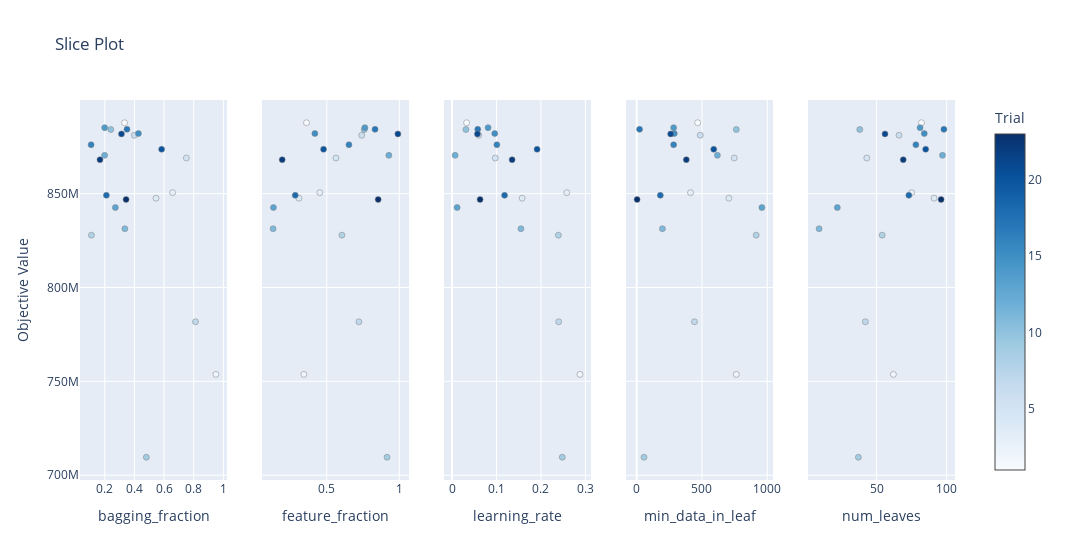

The cell this chart's notebook holds for it:
### Markdown cell above
```python
        num_leaves = trial.suggest_int('num_leaves', 8, 150)
        learning_rate = trial.suggest_float('learning_rate', 0.001, 0.2) 
        min_data_in_leaf = trial.suggest_int('min_data_in_leaf', 600, 2000)
        feature_fraction = trial.suggest_float('feature_fraction', 0.5, 1.0)
        bagging_fraction = trial.suggest_float('bagging_fraction', 0.01, 0.5)

```

### Code cell
plot_slice(study)

### Figure 1 — Plotly figure (JSON) as saved in the notebook; plotly's stock layout.template omitted (floating-point values rounded to 4 significant figures)
{"data": [{"marker": {"color": [1, 2, 3, 4, 5, 6, 7, 8, 9, 10, 11, 12, 13, 14, 15, 16, 17, 18, 20, 21, 22, 23], "colorbar": {"title": {"text": "Trial"}, "x": 1, "xpad": 40}, "colorscale": [[0, "rgb(247,251,255)"], [0.125, "rgb(222,235,247)"], [0.25, "rgb(198,219,239)"], [0.375, "rgb(158,202,225)"], [0.5, "rgb(107,174,214)"], [0.625, "rgb(66,146,198)"], [0.75, "rgb(33,113,181)"], [0.875, "rgb(8,81,156)"], [1, "rgb(8,48,107)"]], "line": {"color": "Grey", "width": 0.5}, "showscale": true}, "mode": "markers", "name": "Feasible Trial", "showlegend": false, "type": "scatter", "x": [0.3331, 0.9494, 0.6573, 0.5455, 0.7502, 0.3992, 0.8118, 0.11, 0.48, 0.2407, 0.3354, 0.1988, 0.2713, 0.1993, 0.4271, 0.1078, 0.3497, 0.211, 0.5834, 0.3126, 0.1677, 0.3438], "xaxis": "x", "y": [887780000, 753720000, 850520000, 847580000, 869000000, 881120000, 781740000, 827880000, 709560000, 884180000, 831300000, 870400000, 842600000, 885160000, 882020000, 876060000, 884260000, 849100000, 873620000, 881840000, 868100000, 846880000], "yaxis": "y"}, {"marker": {"color": [1, 2, 3, 4, 5, 6, 7, 8, 9, 10, 11, 12, 13, 14, 15, 16, 17, 18, 20, 21, 22, 23], "colorbar": {"title": {"text": "Trial"}, "x": 1, "xpad": 40}, "colorscale": [[0, "rgb(247,251,255)"], [0.125, "rgb(222,235,247)"], [0.25, "rgb(198,219,239)"], [0.375, "rgb(158,202,225)"], [0.5, "rgb(107,174,214)"], [0.625, "rgb(66,146,198)"], [0.75, "rgb(33,113,181)"], [0.875, "rgb(8,81,156)"], [1, "rgb(8,48,107)"]], "line": {"color": "Grey", "width": 0.5}, "showscale": false}, "mode": "markers", "name": "Feasible Trial", "showlegend": false, "type": "scatter", "x": [0.3599, 0.342, 0.4519, 0.3079, 0.5628, 0.7404, 0.7214, 0.6043, 0.9155, 0.7582, 0.1297, 0.9279, 0.132, 0.7625, 0.4178, 0.6526, 0.8326, 0.2824, 0.4777, 0.9903, 0.1924, 0.8542], "xaxis": "x2", "y": [887780000, 753720000, 850520000, 847580000, 869000000, 881120000, 781740000, 827880000, 709560000, 884180000, 831300000, 870400000, 842600000, 885160000, 882020000, 876060000, 884260000, 849100000, 873620000, 881840000, 868100000, 846880000], "yaxis": "y2"}, {"marker": {"color": [1, 2, 3, 4, 5, 6, 7, 8, 9, 10, 11, 12, 13, 14, 15, 16, 17, 18, 20, 21, 22, 23], "colorbar": {"title": {"text": "Trial"}, "x": 1, "xpad": 40}, "colorscale": [[0, "rgb(247,251,255)"], [0.125, "rgb(222,235,247)"], [0.25, "rgb(198,219,239)"], [0.375, "rgb(158,202,225)"], [0.5, "rgb(107,174,214)"], [0.625, "rgb(66,146,198)"], [0.75, "rgb(33,113,181)"], [0.875, "rgb(8,81,156)"], [1, "rgb(8,48,107)"]], "line": {"color": "Grey", "width": 0.5}, "showscale": false}, "mode": "markers", "name": "Feasible Trial", "showlegend": false, "type": "scatter", "x": [0.03275, 0.2877, 0.2582, 0.1578, 0.09729, 0.0602, 0.24, 0.2394, 0.248, 0.03128, 0.155, 0.00692, 0.01148, 0.08109, 0.09608, 0.1009, 0.05788, 0.1182, 0.1913, 0.05716, 0.1352, 0.06313], "xaxis": "x3", "y": [887780000, 753720000, 850520000, 847580000, 869000000, 881120000, 781740000, 827880000, 709560000, 884180000, 831300000, 870400000, 842600000, 885160000, 882020000, 876060000, 884260000, 849100000, 873620000, 881840000, 868100000, 846880000], "yaxis": "y3"}, {"marker": {"color": [1, 2, 3, 4, 5, 6, 7, 8, 9, 10, 11, 12, 13, 14, 15, 16, 17, 18, 20, 21, 22, 23], "colorbar": {"title": {"text": "Trial"}, "x": 1, "xpad": 40}, "colorscale": [[0, "rgb(247,251,255)"], [0.125, "rgb(222,235,247)"], [0.25, "rgb(198,219,239)"], [0.375, "rgb(158,202,225)"], [0.5, "rgb(107,174,214)"], [0.625, "rgb(66,146,198)"], [0.75, "rgb(33,113,181)"], [0.875, "rgb(8,81,156)"], [1, "rgb(8,48,107)"]], "line": {"color": "Grey", "width": 0.5}, "showscale": false}, "mode": "markers", "name": "Feasible Trial", "showlegend": false, "type": "scatter", "x": [467, 763, 412, 706, 747, 487, 442, 915, 56, 763, 197, 618, 959, 283, 288, 283, 22, 181, 590, 260, 380, 3], "xaxis": "x4", "y": [887780000, 753720000, 850520000, 847580000, 869000000, 881120000, 781740000, 827880000, 709560000, 884180000, 831300000, 870400000, 842600000, 885160000, 882020000, 876060000, 884260000, 849100000, 873620000, 881840000, 868100000, 846880000], "yaxis": "y4"}, {"marker": {"color": [1, 2, 3, 4, 5, 6, 7, 8, 9, 10, 11, 12, 13, 14, 15, 16, 17, 18, 20, 21, 22, 23], "colorbar": {"title": {"text": "Trial"}, "x": 1, "xpad": 40}, "colorscale": [[0, "rgb(247,251,255)"], [0.125, "rgb(222,235,247)"], [0.25, "rgb(198,219,239)"], [0.375, "rgb(158,202,225)"], [0.5, "rgb(107,174,214)"], [0.625, "rgb(66,146,198)"], [0.75, "rgb(33,113,181)"], [0.875, "rgb(8,81,156)"], [1, "rgb(8,48,107)"]], "line": {"color": "Grey", "width": 0.5}, "showscale": false}, "mode": "markers", "name": "Feasible Trial", "showlegend": false, "type": "scatter", "x": [82, 62, 75, 91, 43, 66, 42, 54, 37, 38, 9, 97, 22, 81, 84, 78, 98, 73, 85, 56, 69, 96], "xaxis": "x5", "y": [887780000, 753720000, 850520000, 847580000, 869000000, 881120000, 781740000, 827880000, 709560000, 884180000, 831300000, 870400000, 842600000, 885160000, 882020000, 876060000, 884260000, 849100000, 873620000, 881840000, 868100000, 846880000], "yaxis": "y5"}], "layout": {"title": {"text": "Slice Plot"}, "width": 1500, "xaxis": {"anchor": "y", "domain": [0, 0.168], "title": {"text": "bagging_fraction"}}, "xaxis2": {"anchor": "y2", "domain": [0.208, 0.376], "title": {"text": "feature_fraction"}}, "xaxis3": {"anchor": "y3", "domain": [0.416, 0.584], "title": {"text": "learning_rate"}}, "xaxis4": {"anchor": "y4", "domain": [0.624, 0.792], "title": {"text": "min_data_in_leaf"}}, "xaxis5": {"anchor": "y5", "domain": [0.832, 1], "title": {"text": "num_leaves"}}, "yaxis": {"anchor": "x", "domain": [0, 1], "title": {"text": "Objective Value"}}, "yaxis2": {"anchor": "x2", "domain": [0, 1], "matches": "y", "showticklabels": false}, "yaxis3": {"anchor": "x3", "domain": [0, 1], "matches": "y", "showticklabels": false}, "yaxis4": {"anchor": "x4", "domain": [0, 1], "matches": "y", "showticklabels": false}, "yaxis5": {"anchor": "x5", "domain": [0, 1], "matches": "y", "showticklabels": false}}}
